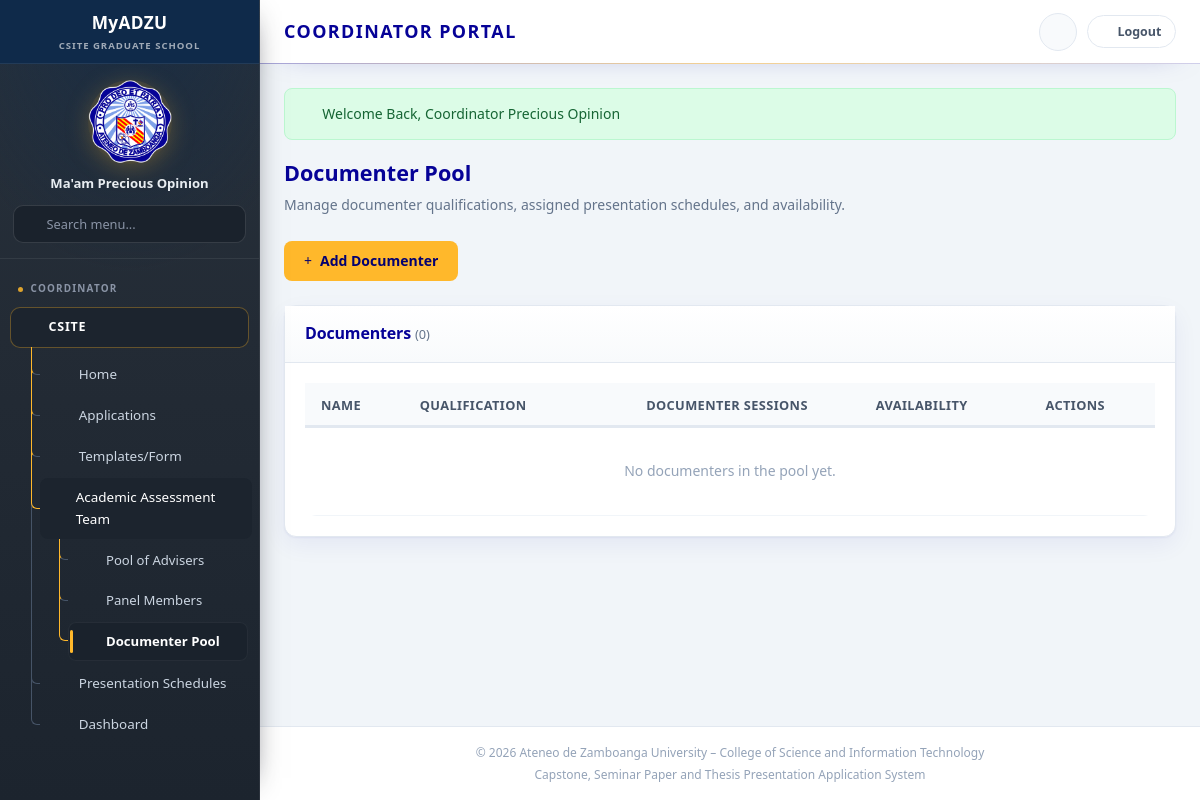
The page /coordinator/documenter/documenter.php (signed in) on the database as committed earlier.
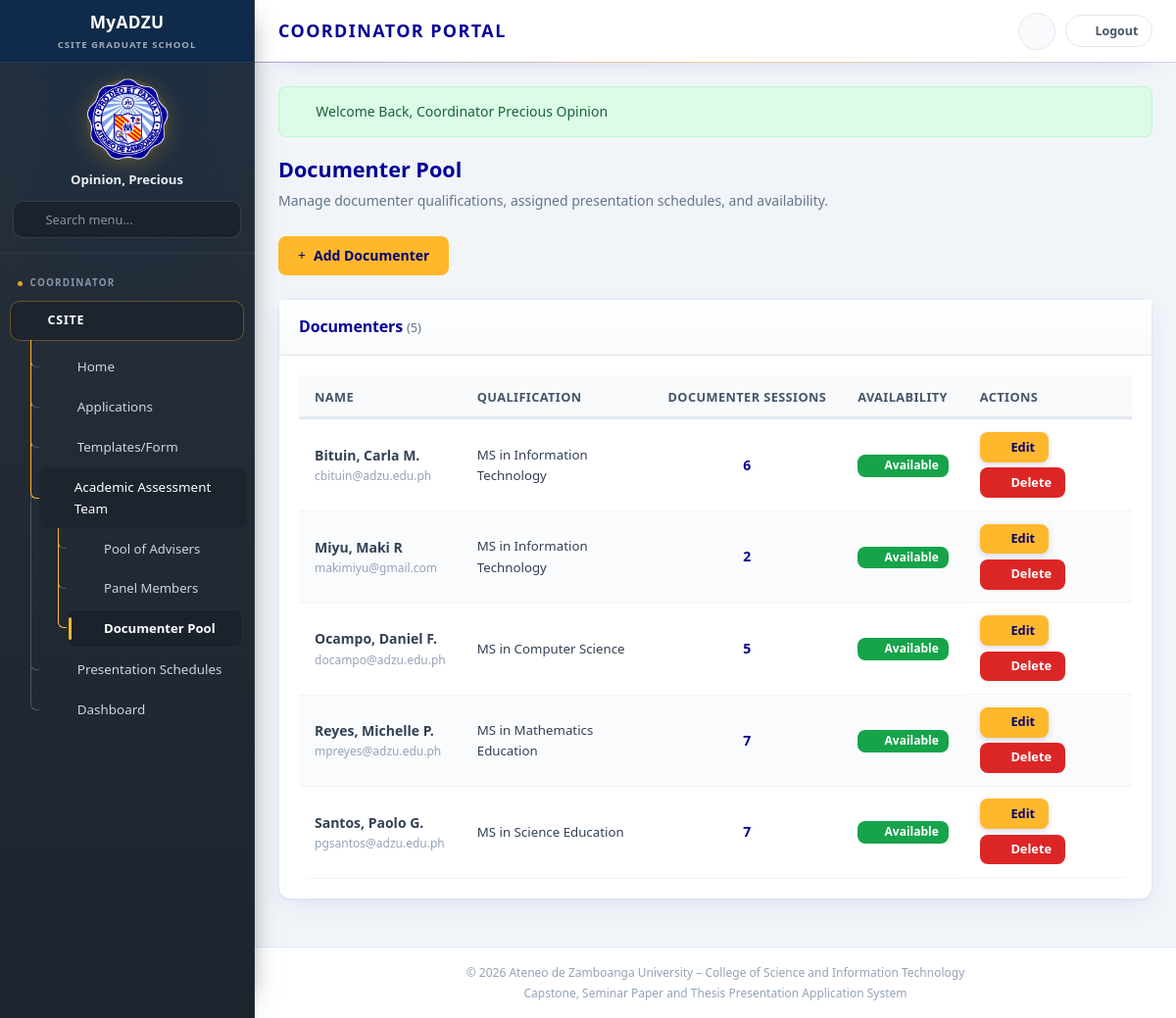
The same page on the database as committed later.
### tables this page shows
CREATE TABLE `documenter_pool` (
  `documenter_id` int(11) NOT NULL,
  `first_name` varchar(100) NOT NULL,
  `middle_name` varchar(100) DEFAULT NULL,
  `last_name` varchar(100) NOT NULL,
  `qualification` varchar(255) DEFAULT NULL,
  `email` varchar(255) DEFAULT NULL,
  `availability` enum('available','unavailable') NOT NULL DEFAULT 'available',
  `notes` text DEFAULT NULL,
  `created_at` timestamp NOT NULL DEFAULT current_timestamp(),
  `updated_at` timestamp NOT NULL DEFAULT current_timestamp() ON UPDATE current_timestamp()
);

### includes/config/modules/10-ui-and-urls.php (called while the page is built, shortened)
<?php
function navActive(string $page, string $current): string {
    return $page === $current ? 'active' : '';
}
function asset(string $path): string {
    return BASE_URL . '/assets/' . ltrim($path, '/');
}
function url(string $path): string {
    return BASE_URL . '/' . ltrim($path, '/');
}

### includes/integrations/template_sync.php (called while the page is built, shortened)
<?php
function templateSeenColumn(string $role): string {
    return $role === 'coordinator' ? 'seen_coordinator_at' : 'seen_student_at';
}
function templateNotificationsUnreadCount(string $role, string $trackCode = ''): int {
    try {
        $seen = templateSeenColumn($role);
        $sql = 'SELECT COUNT(DISTINCT COALESCE(`drive_file_id`, `file_name`)) AS c FROM `template_notifications` WHERE `' . $seen . '` IS NULL';
        $params = [];
        $row = DB::query($sql, $params)->fetch();
        return (int) ($row['c'] ?? 0);
    } catch (Throwable $e) {
        return 0;
    }
}

### includes/config/db.php (called while the page is built, shortened)
<?php
class DB {
    private static $pdo = null;
    public static function getConnection() {
        if (self::$pdo === null) {
            $host = 'localhost';
            $db   = 'csite_grad_school';
            $user = 'root';
            $pass = '';
            $port = '3306';
            $dsn = "mysql:host=$host;port=$port;dbname=$db;charset=utf8mb4";
            try {
                self::$pdo = new PDO($dsn, $user, $pass, [
                    PDO::ATTR_ERRMODE            => PDO::ERRMODE_EXCEPTION,
                    PDO::ATTR_DEFAULT_FETCH_MODE => PDO::FETCH_ASSOC,
                    PDO::ATTR_EMULATE_PREPARES   => false,
                ]);
            } catch (PDOException $e) {
                die("Database Connection Error: " . $e->getMessage());
            }
        }
        return self::$pdo;
    }
    public static function query($sql, $params = []) {
        $pdo = self::getConnection();
        $stmt = $pdo->prepare($sql);
        $stmt->execute($params);
        return $stmt;
    }
}

### coordinator/documenter/documenter.php (the view, shortened to what the changed rows need)
<?php
require_once __DIR__ . '/../../includes/config/db.php';
$role = 'coordinator';
$currentPage = 'documenters';
$userName = currentCoordinatorName();
$documenters = [];
try {
    $pdo = DB::getConnection();
    $documenters = $pdo->query(
        "SELECT d.*,
                (SELECT COUNT(*) FROM schedules s
                 WHERE s.documentor_last_name = d.last_name
                   AND s.documentor_first_name = d.first_name
                   AND COALESCE(s.documentor_middle_name, '') = COALESCE(d.middle_name, '')) AS documenter_sessions
         FROM documenter_pool d
         ORDER BY d.availability = 'available' DESC, d.last_name, d.first_name, d.middle_name"
    )->fetchAll();
} catch (Throwable $e) {
    error_log('[documenter pool] ' . $e->getMessage());
    $error = 'The documenter pool could not be loaded. Apply the documenter-pool migration and try again.';
}
require_once __DIR__ . '/../../includes/layout/header.php';
?>
<div class="page-header">
    <h2>Documenter Pool</h2>
</div>
<div class="card">
    <div class="card-header"><h3>Documenters <span style="font-size:0.8rem;font-weight:400;color:var(--gray-500);">(<?= count($documenters) ?>)</span></h3></div>
    <div class="card-body">
        <div class="table-responsive">
            <table class="data-table">
                <thead>
                    <tr><th>Name</th><th>Qualification</th><th style="text-align:center;">Documenter Sessions</th><th>Availability</th><th>Actions</th></tr>
                </thead>
                <tbody>
                    <?php if (!$documenters): ?>
                    <tr><td colspan="5" style="text-align:center;color:var(--gray-400);padding:2rem;">No documenters in the pool yet.</td></tr>
                    <?php endif; ?>
                    <?php foreach ($documenters as $documenter): ?>
                    <?php $name = trim($documenter['last_name'] . ', ' . $documenter['first_name'] . ' ' . ($documenter['middle_name'] ?? '')); ?>
                    <tr>
                        <td>
                            <strong><?= htmlspecialchars($name) ?></strong>
                            <?php if (!empty($documenter['email'])): ?>
                            <div style="font-size:0.75rem;color:var(--gray-400);"><?= htmlspecialchars($documenter['email']) ?></div>
                            <?php endif; ?>
                        </td>
                        <td style="font-size:0.83rem;"><?= htmlspecialchars($documenter['qualification']) ?></td>
                        <td style="text-align:center;font-weight:600;color:var(--adzu-navy);"><?= (int) $documenter['documenter_sessions'] ?></td>
                        <td>
                            <form method="post">
                                <button type="submit" class="btn btn-sm <?= $documenter['availability'] === 'available' ? 'btn-success' : 'btn-outline' ?>" style="font-size:0.75rem;padding:3px 10px;">
                                    <?php if ($documenter['availability'] === 'available'): ?>
                                    <i class="fas fa-check-circle"></i> Available
                                    <?php else: ?>
                                    <i class="fas fa-ban"></i> Unavailable
                                    <?php endif; ?>
                                </button>
                            </form>
                        </td>
                        <td class="actions">
                            <a href="<?= url('coordinator/documenter/edit.php?id=' . (int) $documenter['documenter_id']) ?>" class="btn btn-primary coord-edit-btn" title="Edit documenter"><i class="fas fa-pen-to-square" aria-hidden="true"></i> Edit</a>
                            <?= coordDeleteLink(url('coordinator/documenter/documenter.php?delete=' . (int) $documenter['documenter_id']), 'Remove this documenter? Existing schedules will keep their saved details.') ?>
                        </td>
                    </tr>
                    <?php endforeach; ?>
                </tbody>
            </table>
        </div>
    </div>
</div>
<?php require_once __DIR__ . '/../../includes/layout/footer.php'; ?>

### includes/layout/sidebar.php (shortened to what the changed rows need)
<?php
$role        = $role ?? 'student';
$currentPage = $currentPage ?? '';
$userName    = $userName ?? ($_SESSION['user']['full_name'] ?? '');
$isCoordinator = ($role === 'coordinator');
$templateBadgeCount = 0;
if (function_exists('templateNotificationsUnreadCount') && class_exists('DB')) {
    try {
        $templateBadgeCount = $isCoordinator
            ? templateNotificationsUnreadCount('coordinator')
            : templateNotificationsUnreadCount('student', currentStudentTrackCode());
    } catch (Throwable $e) {
        $templateBadgeCount = 0;
    }
}
$templateBadgeCount = max(0, (int) $templateBadgeCount);
$collectKeys = static function (array $links) use (&$collectKeys): array {
    $keys = [];
    foreach ($links as $item) {
        if (!empty($item['key'])) {
            $keys[] = $item['key'];
        }
        if (!empty($item['submenu'])) {
            $keys = array_merge($keys, $collectKeys($item['submenu']));
        }
    }
    return $keys;
};
$coordinatorKeys = $collectKeys($coordinatorLinks);
$csiteCoordOpen   = in_array($currentPage, $coordinatorKeys, true);
$isSubmenuChildActive = static function (array $submenu, string $current): bool {
    foreach ($submenu as $sub) {
        if (($sub['key'] ?? '') === $current) {
            return true;
        }
        if (!empty($sub['submenu'])) {
            foreach ($sub['submenu'] as $nested) {
                if (($nested['key'] ?? '') === $current) {
                    return true;
                }
            }
        }
    }
    return false;
};
$showCoordinatorSection = $isCoordinator;
?>
<aside class="sidebar myadzu-sidebar" id="sidebar" aria-label="MyADZU sidebar navigation">
  <div class="myadzu-profile">
    <div class="myadzu-avatar" role="img" aria-label="ADZU seal">
      <img class="myadzu-seal" src="<?= asset('img/adzu-seal.png') ?>" alt="ADZU seal" onerror="this.style.display='none'">
    </div>
    <?php if (!empty($userName)): ?>
      <div class="myadzu-username"><?= htmlspecialchars($userName) ?></div>
    <?php endif; ?>
    <div class="myadzu-search">
      <input type="search" id="myadzuMenuSearch" placeholder="Search menu..." autocomplete="off" data-menu-filter aria-label="Search menu">
    </div>
  </div>
  <nav class="myadzu-nav" aria-label="Portal navigation">
    <?php if ($showCoordinatorSection): ?>
      <ul>
        <li>
          <div class="myadzu-children <?= $csiteCoordOpen ? 'open' : '' ?>">
            <ul>
              <?php foreach ($coordinatorLinks as $item): ?>
                <li class="<?= $item['key'] === $currentPage || (!empty($item['submenu']) && $isSubmenuChildActive($item['submenu'], $currentPage)) ? 'is-active-path' : '' ?>" data-menu-item data-menu-label="<?= htmlspecialchars(strtolower($item['label'])) ?>">
                  <?php if (!empty($item['submenu'])): ?>
                    <?php $subOpen = $isSubmenuChildActive($item['submenu'], $currentPage) || ($item['key'] === $currentPage); ?>
                    <div class="myadzu-sub-toggle <?= $subOpen ? 'is-open' : '' ?>"
                         data-submenu-toggle role="button" tabindex="0"
                         aria-expanded="<?= $subOpen ? 'true' : 'false' ?>">
                      <i class="fas <?= htmlspecialchars($item['icon']) ?>" aria-hidden="true"></i>
                      <span><?= htmlspecialchars($item['label']) ?></span>
                      <i class="fas fa-chevron-down nav-chevron <?= $subOpen ? 'open' : '' ?>" aria-hidden="true"></i>
                    </div>
                    <div class="myadzu-nested <?= $subOpen ? 'open' : '' ?>">
                      <ul>
                        <?php foreach ($item['submenu'] as $sub): ?>
                          <li class="<?= $sub['key'] === $currentPage ? 'is-active-path' : '' ?>" data-menu-item data-menu-label="<?= htmlspecialchars(strtolower($sub['label'])) ?>">
                            <a class="myadzu-link <?= navActive($sub['key'], $currentPage) ?>"
                               href="<?= $sub['href'] ?>">
                              <i class="fas <?= htmlspecialchars($sub['icon']) ?>" aria-hidden="true"></i>
                              <span><?= htmlspecialchars($sub['label']) ?></span>
                            </a>
                          </li>
                        <?php endforeach; ?>
                      </ul>
                    </div>
                  <?php else: ?>
                    <a class="myadzu-link <?= navActive($item['key'], $currentPage) ?>"
                       href="<?= $item['href'] ?>">
                      <i class="fas <?= htmlspecialchars($item['icon']) ?>" aria-hidden="true"></i>
                      <span><?= htmlspecialchars($item['label']) ?></span>
                    </a>
                  <?php endif; ?>
                </li>
              <?php endforeach; ?>
            </ul>
          </div>
        </li>
      </ul>
    <?php endif; ?>
  </nav>
</aside>

### includes/config/modules/44-helpers.php (shortened to what the changed rows need)
<?php
function currentCoordinatorName(): string {
    $name = trim((string) ($_SESSION['user']['full_name'] ?? ''));
    return $name !== '' ? $name : ($GLOBALS['mockCoordinator']['name'] ?? 'Graduate Program Coordinator');
}
function coordDeleteLink(string $href, string $message): string {
    return '<button type="button" class="btn btn-sm btn-danger" title="Delete" data-confirm-url="' . htmlspecialchars($href) . '" data-confirm-message="' . htmlspecialchars($message) . '"><i class="fas fa-trash"></i> Delete</button>';
}

Rows that differ between the two databases and show on the page:
added documenter_pool: name "Bituin, Carla M.", email "cbituin@adzu.edu.ph", qualification "MS in Information Technology", documenter_sessions "6", availability "available" (drawn)
added documenter_pool: name "Miyu, Maki R", email "makimiyu@gmail.com", qualification "MS in Information Technology", documenter_sessions "2", availability "available" (drawn)
added documenter_pool: name "Ocampo, Daniel F.", email "docampo@adzu.edu.ph", qualification "MS in Computer Science", documenter_sessions "5", availability "available" (drawn)
added documenter_pool: name "Reyes, Michelle P.", email "mpreyes@adzu.edu.ph", qualification "MS in Mathematics Education", documenter_sessions "7", availability "available" (drawn)
added documenter_pool: name "Santos, Paolo G.", email "pgsantos@adzu.edu.ph", qualification "MS in Science Education", documenter_sessions "7", availability "available" (drawn)
Other text that changed with them:
$userName: "Ma'am Precious Opinion" → "Opinion, Precious"
count($documenters): "0" → "5"
text no longer shown: "No documenters in the pool yet."
